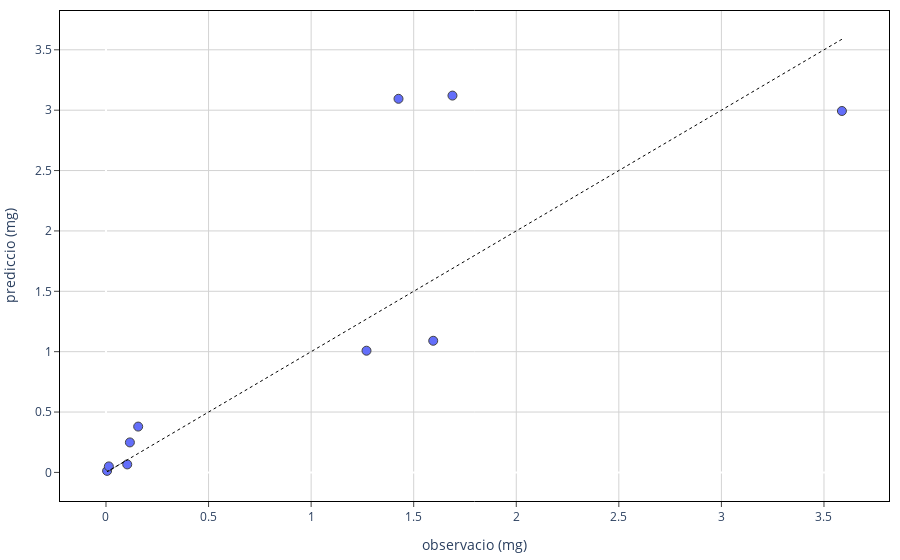

Here is the notebook cell this chart was saved with:
### Code cell
swatpy.scatter_plot_mass()

### Figure 1 — Plotly figure (JSON) as saved in the notebook; plotly's stock layout.template omitted (floating-point values rounded to 4 significant figures)
{"data": [{"customdata": [[280], [74], [193], [171], [281], [281], [146], [138], [91], [88]], "hovertemplate": "observacio (mg)=%{x}<br>prediccio (mg)=%{y}<br>gis_id=%{customdata[0]}<extra></extra>", "legendgroup": "", "marker": {"color": "#636efa", "line": {"width": 1}, "size": 9, "symbol": "circle"}, "mode": "markers", "name": "", "orientation": "v", "showlegend": false, "type": "scatter", "x": [3.587, 0.157, 0.005307, 1.27, 1.689, 1.426, 0.01385, 1.595, 0.1165, 0.1036], "xaxis": "x", "y": [2.993, 0.3796, 0.01275, 1.008, 3.121, 3.094, 0.04973, 1.09, 0.2485, 0.06628], "yaxis": "y"}, {"line": {"color": "black", "dash": "dot", "width": 1}, "marker": {"opacity": 0}, "type": "scatter", "x": [3.587, 0.157, 0.005307, 1.27, 1.689, 1.426, 0.01385, 1.595, 0.1165, 0.1036], "y": [3.587, 0.157, 0.005307, 1.27, 1.689, 1.426, 0.01385, 1.595, 0.1165, 0.1036]}], "layout": {"legend": {"tracegroupgap": 0}, "margin": {"b": 10, "l": 10, "r": 10, "t": 10}, "plot_bgcolor": "white", "showlegend": false, "xaxis": {"anchor": "y", "domain": [0, 1], "gridcolor": "lightgrey", "linecolor": "black", "mirror": true, "showline": true, "ticks": "outside", "title": {"text": "observacio (mg)"}}, "yaxis": {"anchor": "x", "domain": [0, 1], "gridcolor": "lightgrey", "linecolor": "black", "mirror": true, "showline": true, "ticks": "outside", "title": {"text": "prediccio (mg)"}}}}
